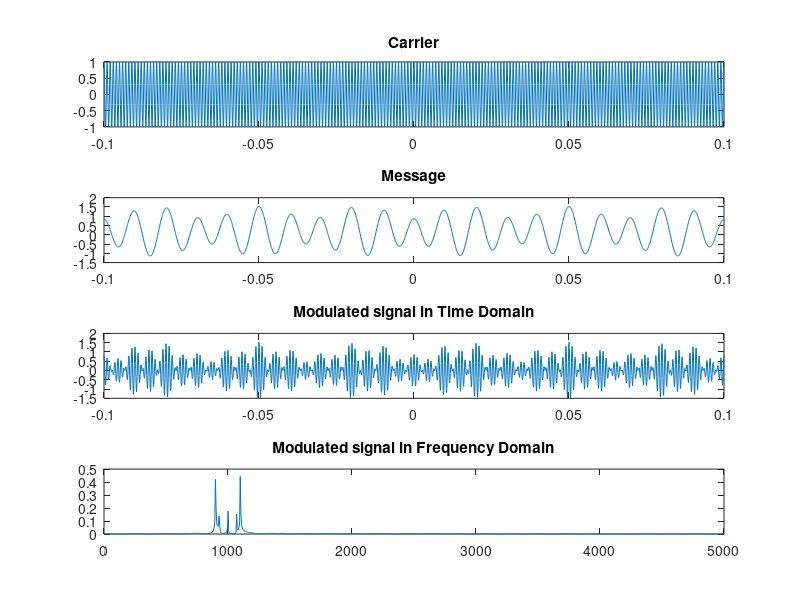
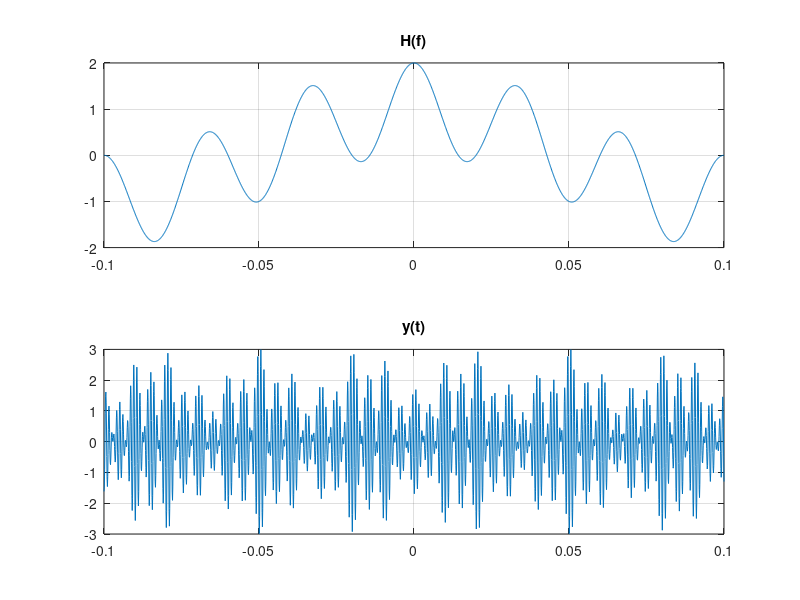
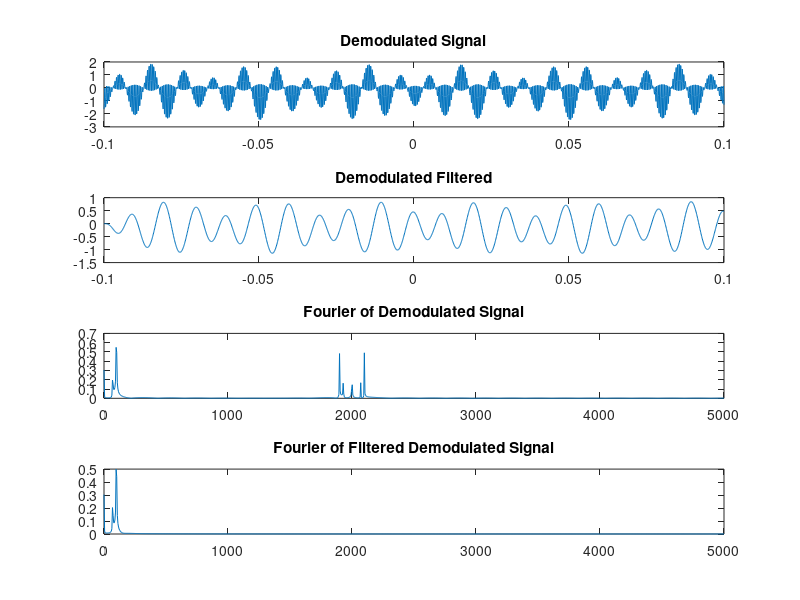

Write the MATLAB code that produced these figures, in order.
  clear;
  fc = 1000;
  Fs = fc*10; %Sampling Freq
  t =-0.1:1/Fs:0.1; %Time Vector
  A = 1; % Carrier Amplitude

  m = cos(2*pi*100*t)-1/3*(cos(2*pi*70*t))+1/5*(cos(2*pi*1*t)); 
  c = A*(cos(2*pi*fc*t));
  hf = exp(-2i*pi*5*t)+exp(-2i*pi*30*t);
  
  x = m.*c;
  figure(1)
  subplot(4,1,1);
  plot(t,c)
  figure(1)
  title('Carrier');
  subplot(4,1,2);
  plot(t,m)
  figure(1)
  title('Message')
  subplot(4,1,3);
  plot(t,x);
  title('Modulated signal in Time Domain')
    
  L = length(x);
  NFFT = 2^nextpow2(L);
  x_fft = 2*abs(fft(x,NFFT)/L);
  freq = Fs/2*linspace(0,1,NFFT/2+1);
  figure(1)
  subplot(4,1,4)
  plot(freq,x_fft(1:NFFT/2+1)); 
  title("Modulated signal in Frequency Domain")
  
  xt = x;
  xf = fft(xt);
  yf = xf.*hf;
  yt = ifft(yf);
  figure;
  subplot(2, 1, 1)
  plot(t, hf); 
  grid on; 
  title("H(f)") 
  subplot(2, 1, 2)
  plot(t, yt); 
  grid on; 
  title("y(t)")
    
  carrier = c;
  
  demod = yt.*carrier;
  figure(3);
  subplot(4,1,1);
  plot(t, demod);
  title("Demodulated Signal");
  
  Fs2 = Fs/2;
  [b,a]= butter ( 4, 120 / Fs2 );
  filtered = filter(b,a,demod);
  figure(3)
  subplot(4,1,2)
  plot(t, filtered);
  title("Demodulated Filtered");
  
  L = length(demod);
  NFFT = 2^nextpow2(L);
  xt_fft = 2*abs(fft(demod,NFFT)/L);
  freq = Fs2*linspace(0,1,NFFT/2+1);
  figure(3)
  subplot(4,1,3);
  plot(freq, xt_fft(1:NFFT/2+1));
  title("Fourier of Demodulated Signal");
  
  L = length(filtered);
  NFFT = 2^nextpow2(L);
  f_fft = 2*abs(fft(filtered,NFFT)/L);
  freq = Fs2*linspace(0,1,NFFT/2+1);
  figure(3)
  subplot(4,1,4);
  plot(freq,f_fft(1:NFFT/2+1)); 
  title("Fourier of Filtered Demodulated Signal")
  